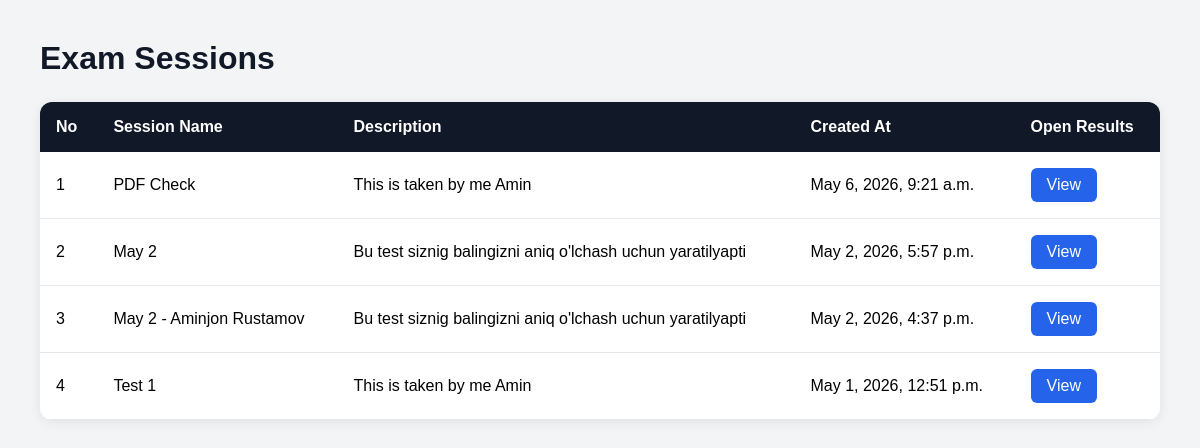
The app's page /results/ with its own data.
### core/models.py (models this page shows, shortened)
class ExamSession(models.Model):
    name        = models.CharField(max_length=150)          # shown in dropdown
    description = models.CharField(max_length=300, blank=True)
    is_open     = models.BooleanField(default=True)         # admin can open/close
    author = models.ForeignKey(settings.AUTH_USER_MODEL, on_delete=models.CASCADE)
    created_at  = models.DateTimeField(auto_now_add=True)

### core/views.py (the view)
# urls.py: path('results/', views.view_results, name='view_results'),
def view_results(request):
    sessions = ExamSession.objects.all().order_by('-created_at')
    return render(request, 'core/results.html', {
        'sessions': sessions
    })

### core/templates/core/results.html (shortened to what this page needs)
<!DOCTYPE html>
<html lang="en">
<head>
</head>
<body>
    <div class="container">
        <h1 class="page-title">
            Exam Sessions
        </h1>
        <div class="table-wrapper">
            <table>
                <thead>
                    <tr>
                        <th>No</th>
                        <th>Session Name</th>
                        <th>Description</th>
                        <th>Created At</th>
                        <th>Open Results</th>
                    </tr>
                </thead>
                <tbody>
                    {% for session in sessions %}
                    <tr>
                        <td>
                            {{ forloop.counter }}
                        </td>
                        <td>
                            {{ session.name }}
                        </td>
                        <td>
                            {{ session.description }}
                        </td>
                        <td>
                            {{ session.created_at }}
                        </td>
                        <td>
                            <a
                                href="{% url 'view_results_detail' session.id %}"
                                class="view-btn"
                            >
                                View
                            </a>
                        </td>
                    </tr>
                    {% endfor %}
                </tbody>
            </table>
        </div>
    </div>
</body>
</html>

### core/templates/core/results.html (style rules this page uses)
* { margin: 0; padding: 0; box-sizing: border-box; font-family: Arial, sans-serif; }
body { background: #f3f4f6; padding: 40px; }
.container { max-width: 1200px; margin: auto; }
.page-title { font-size: 2rem; margin-bottom: 25px; color: #111827; }
.table-wrapper { background: white; border-radius: 12px; overflow: hidden; box-shadow: 0 2px 12px rgba(0,0,0,0.08); }
table { width: 100%; border-collapse: collapse; }
thead { background: #111827; color: white; }
th { padding: 16px; text-align: left; font-weight: 600; }
td { padding: 16px; border-bottom: 1px solid #e5e7eb; }
.view-btn { display: inline-block; background: #2563eb; color: white; text-decoration: none; padding: 8px 16px; border-radius: 6px; transition: 0.2s; }

### records on screen
ExamSession: name "PDF Check", description "This is taken by me Amin", created_at "May 6, 2026, 9:21 a.m."
ExamSession: name "May 2", description "Bu test siznig balingizni aniq o'lchash uchun yaratilyapti", created_at "May 2, 2026, 5:57 p.m."
ExamSession: name "May 2 - Aminjon Rustamov", description "Bu test siznig balingizni aniq o'lchash uchun yaratilyapti", created_at "May 2, 2026, 4:37 p.m."
ExamSession: name "Test 1", description "This is taken by me Amin", created_at "May 1, 2026, 12:51 p.m."
